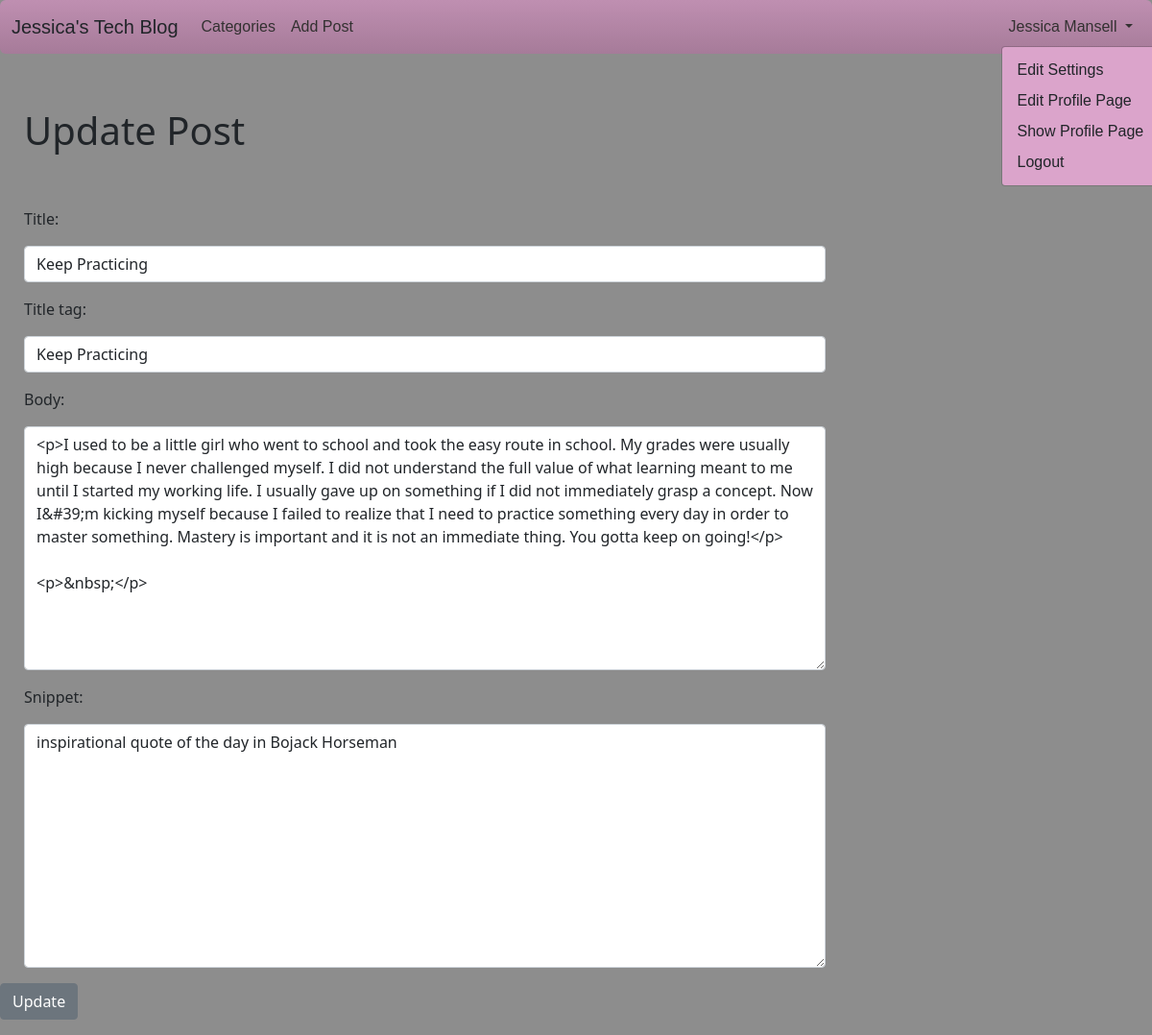
Page /article/edit/2 (signed in) on the committed database.
### blogsite/models.py (models this page shows, shortened)
class Post(models.Model):
    title = models.CharField(max_length=255)
    header_image = models.ImageField(null=True, blank=True, upload_to="images/")
    title_tag = models.CharField(max_length=255)
    author = models.ForeignKey(User, on_delete=models.CASCADE)
    body = RichTextField(blank=True, null=True)
    post_date = models.DateField(auto_now_add=True)
    category= models.ForeignKey(Category, max_length=60, on_delete=models.CASCADE, related_name="cats")
    snippet = models.CharField(max_length=255)
    likes = models.ManyToManyField(User, related_name='blog_posts')

### blogsite/views.py (the view)
# urls.py: path('article/edit/<int:pk>', UpdatePostView.as_view(), name='update_post'),
class UpdatePostView(UpdateView):
    model = Post
    form_class = EditForm
    template_name = 'update_post.html'

### blogsite/forms.py
class EditForm(forms.ModelForm):
    class Meta:
        model = Post
        fields = ('title', 'title_tag', 'body', 'snippet')
        widgets = {
            'title': forms.TextInput(attrs={'class': 'form-control'}),
            'title_tag': forms.TextInput(attrs={'class': 'form-control'}),
            'body': forms.Textarea(attrs={'class': 'form-control'}),
            'snippet': forms.Textarea(attrs={'class': 'form-control'})
        }

### blogsite/templates/update_post.html (shortened to what this page needs)
{% extends 'base.html' %}
{% block content %}
{% if user.is_authenticated %}
    {% if user.id == post.author.id %}
        <h1>Update Post</h1>
        <br/>
        <br/>
        <div class="mb-3">
            <form method="POST">
                {{ form.as_p }}
                <button class="btn btn-secondary">Update</button>
            </form>
        </div>
    {% else %}
        You are not allowed to edit posts without creating an account first! (Please hit Register or Login button above)
    {% endif %}
{% else %}
You are not allowed to edit posts without creating an account first! (Please hit Register or Login button above)
{% endif %}
{% endblock %}

### blogsite/templates/base.html (shortened to what this page needs)
<!doctype html>
<html lang="en">
  <head>
    {% load static %}
    <link href="https://cdn.jsdelivr.net/npm/bootstrap@5.0.2/dist/css/bootstrap.min.css" rel="stylesheet">
    <link rel="stylesheet" type="text/css" href="{% static 'mysite/style.css' %}"/>
  </head>
  <body style="background-color: #8d8d8d">
    <nav class="navbar navbar-expand-lg" id="main_nav">
      <div class="container-fluid">
          <a class="navbar-brand" id="title" href="{% url 'home' %}">Jessica's Tech Blog</a>
          <div class="collapse navbar-collapse" id="navbarSupportedContent">
            <ul class="navbar-nav me-auto mb-2 mb-lg-0">
              {% if cat_menu %}
              <li class="nav-item dropdown">
                <a class="nav-link dropdown-toggle" id="cat_main" role="button" data-bs-toggle="dropdown" aria-expanded="false">
                  Categories
                </a>
                <ul class="dropdown-menu" style="background-color: hsl(317, 43%, 75%);">
                  {% for item in cat_menu %}
                  <li><a class="dropdown-item" href="{% url 'category' item|slugify %}" id="cat_main">{{ item }}</a></li>
                  {% endfor %}
                </ul>
              </li>
              {% else %}
              <li class="nav-item" id="cat_main">
                <a class="nav-link" id="cat_main" href="{% url 'category-list' %}">Categories</a>
              </li>
              {% endif %}
              {% if user.is_authenticated %}
                <li class="nav-item">
                  <a class="nav-link" href="{% url 'add_post' %}" id="post_add">Add Post</a>
                </li>
              {% endif %}
            </ul>
            {% if user.is_authenticated %}
                <ul class="navbar-nav ml-auto">
                  <li class="nav-item dropdown">
                    <a class="nav-link dropdown-toggle" role="button" data-bs-toggle="dropdown" aria-expanded="false" id="user_edit">
                      {{ user.first_name }}
                      {{ user.last_name }}
                    </a>
                    <ul class="dropdown-menu dropdown-menu-right" id="user_edit_set">
                      <li><a class="dropdown-item" href="{% url 'edit_profile' %}" id="user_edit_set">Edit Settings</a></li>
                      {% if user.profile.id %}
                        <li><a class="dropdown-item" href="{% url 'edit_profile_page' user.profile.id %}" id="user_edit_set">Edit Profile Page</a></li>
                        <li><a class="dropdown-item" href="{% url 'show_profile_page' user.profile.id %}" id="user_edit_set">Show Profile Page</a></li>
                        <li><a class="dropdown-item" href="{% url 'logout' %}" id="user_edit_set">Logout</a></li>
                      {% else %}
                      <li><a class="dropdown-item" href="{% url 'create_profile_page' %}" id="user_edit_set">Create Profile Page</a></li>
                      {% endif %}
                    </ul>
                  </li>
                </ul>
            {% endif %}
          </div>
      </div>
      </nav>
    <br/>
        {% block content %}
        {% endblock %}
  </body>
</html>

### blogsite/static/mysite/style.css (style rules this page uses)
#title { font-family: 'Nunito Sans', sans-serif; text-decoration: none; }
li { list-style: none; }
a { color: inherit; text-decoration: none; }
#navbarSupportedContent { font-family: 'Nunito Sans', sans-serif; text-decoration: none; }
h1 { padding-top: 2rem; margin-left: 25px; }
#cat_main { color: #333131; text-decoration: none; background: transparent; }
#main_nav { background-color: hsl(317, 43%, 75%); background: linear-gradient(to bottom, #bf8fb1 0%, #a67b99 100%); border-radius: 6px; }
p { max-width: 835px; margin-left: 25px; }
label { margin-bottom: 1rem; }
#post_add { color: #333131; text-decoration: none; }
#user_edit { color: #333131; text-decoration: none; }
#user_edit_set { text-decoration: none; background-color: hsl(317, 43%, 75%); display: block; }

### rows in the picture
Post: title "Keep Practicing", title_tag "Keep Practicing", body "<p>I used to be a little girl who went to school and took the easy route in school. My grades were usually high because I never challenged myself. I did not understand the full value of what learning meant to me until I started my working life. I usually gave up on something if I did not immediately grasp a concept. Now I&#39;m kicking myself because I failed to realize that I need to practice something every day in order to master something. Mastery is important and it is not an immediate thing. You gotta keep on going!</p> <p>&nbsp;</p>", snippet "inspirational quote of the day in Bojack Horseman"

### other values in the picture
{{ user.first_name }} "Jessica"
{{ user.last_name }} "Mansell"
